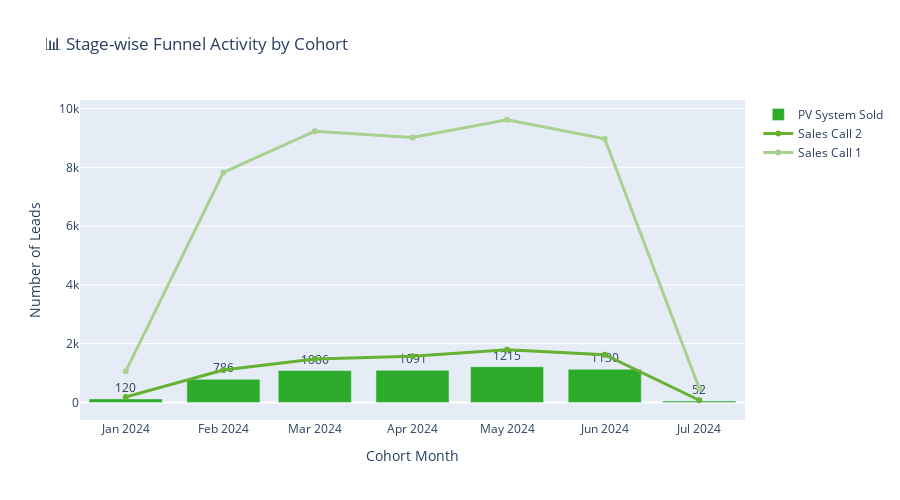

Here is the notebook cell this chart was saved with:
### Code cell
import pandas as pd
import plotly.graph_objects as go

# Define custom colors for Sales Calls and PV System Sold
stage_colors = {
    "Sales Call 1": "#A9D18E",  # Line color for Sales Call 1
    "Sales Call 2": "#66B032",  # Line color for Sales Call 2
    "PV System Sold": "#2DAB2A"  # Bar color for PV System Sold
}

# Filter data to include only successful Sales Call 1 and Sales Call 2 events
df_successful_sales_calls = df[
    ((df['sales_funnel_steps'] == 'Sales Call 1') & df['case_closed_successful_date'].notna()) |
    ((df['sales_funnel_steps'] == 'Sales Call 2') & df['case_closed_successful_date'].notna()) |
    (df['sales_funnel_steps'] == 'PV System Sold')
]

# Prepare the data (grouping by cohort_month and sales funnel steps)
step_distribution = df_successful_sales_calls.groupby(["cohort_month", "sales_funnel_steps"])["lead_id"].nunique().reset_index(name="lead_count")

# Prepare a figure for both lines (Sales Calls) and bar (PV System Sold)
fig = go.Figure()

# Add lines for Sales Call 1 and Sales Call 2
for step in ["Sales Call 1", "Sales Call 2"]:
    filtered_data = step_distribution[step_distribution["sales_funnel_steps"] == step]
    fig.add_trace(go.Scatter(
        x=filtered_data["cohort_month"],
        y=filtered_data["lead_count"],
        mode="lines+markers",
        name=step,
        line=dict(color=stage_colors[step], width=3),
        marker=dict(symbol="circle", size=6)
    ))

# Add bar for PV System Sold
pv_sales_data = step_distribution[step_distribution["sales_funnel_steps"] == "PV System Sold"]
fig.add_trace(go.Bar(
    x=pv_sales_data["cohort_month"],
    y=pv_sales_data["lead_count"],
    name="PV System Sold",
    marker=dict(color=stage_colors["PV System Sold"]),
    text=pv_sales_data["lead_count"],
    textposition="outside",
))

# Update layout for better clarity
fig.update_layout(
    title="📊 Stage-wise Funnel Activity by Cohort",
    xaxis_title="Cohort Month",
    yaxis_title="Number of Leads",
    height=500,
    barmode="stack",  # Stack bars for PV System Sold
    xaxis={'categoryorder': 'total descending'},
    showlegend=True
)

fig.show()
df

### Figure 1 — Plotly figure (JSON) as saved in the notebook; plotly's stock layout.template omitted (floating-point values rounded to 4 significant figures)
{"data": [{"line": {"color": "#A9D18E", "width": 3}, "marker": {"size": 6, "symbol": "circle"}, "mode": "lines+markers", "name": "Sales Call 1", "type": "scatter", "x": ["2024-01", "2024-02", "2024-03", "2024-04", "2024-05", "2024-06", "2024-07"], "y": [1057, 7826, 9229, 9013, 9618, 8969, 472]}, {"line": {"color": "#66B032", "width": 3}, "marker": {"size": 6, "symbol": "circle"}, "mode": "lines+markers", "name": "Sales Call 2", "type": "scatter", "x": ["2024-01", "2024-02", "2024-03", "2024-04", "2024-05", "2024-06", "2024-07"], "y": [186, 1105, 1480, 1573, 1793, 1622, 74]}, {"marker": {"color": "#2DAB2A"}, "name": "PV System Sold", "text": [120, 786, 1086, 1091, 1215, 1130, 52], "textposition": "outside", "type": "bar", "x": ["2024-01", "2024-02", "2024-03", "2024-04", "2024-05", "2024-06", "2024-07"], "y": [120, 786, 1086, 1091, 1215, 1130, 52]}], "layout": {"barmode": "stack", "height": 500, "showlegend": true, "title": {"text": "📊 Stage-wise Funnel Activity by Cohort"}, "xaxis": {"categoryorder": "total descending", "title": {"text": "Cohort Month"}}, "yaxis": {"title": {"text": "Number of Leads"}}}}
